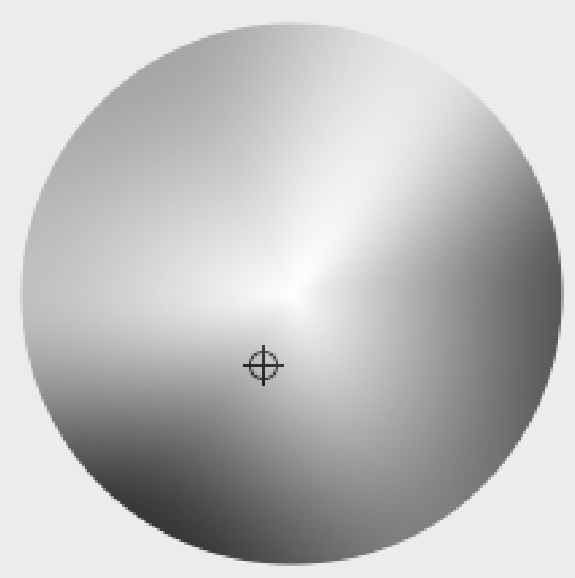
#> input picture assignment4/hw4_1_1_isocontour.png, 575 x 578 px
$ jupyter execute '1_等高线.ipynb'   (older library calls are emulated)
#> lines starting #> are read from the running program, lines starting #| are printed output that depends on the picture; after the words box and inside, x2 and y2 are one past the last pixel; in counts of white or black regions, pixels touching at a corner belong together
[cell 1]
import numpy as np
import matplotlib.pyplot as plt
from PIL import Image
from scipy.misc import imread, imshow
from pylab import *

import copy

[cell 2]
file_path_1 =  "hw4_1_1_isocontour.png"
file_path_2 =  "hw4_1_2_isocontour.jpg"

[cell 3]
def isocontour(file_path, number):
    # 读入图片,转换成灰度图格式,再转化为数组格式
#> called with file_path = 'hw4_1_1_isocontour.png', number = 200
    image = np.array(Image.open(file_path).convert("L")).astype(np.uint8)
    x, y = image.shape
#> x = 578; y = 575

    # !!!Notice:"=" 不起作用，因为只会赋值地址，所以用copy
    image_new_array = copy.deepcopy(image)

    for i in range(x):
        for j in range(y):
            # 将等高线用黑色线画出
            if image[i, j] == number:
                image_new_array[i, j] = 0
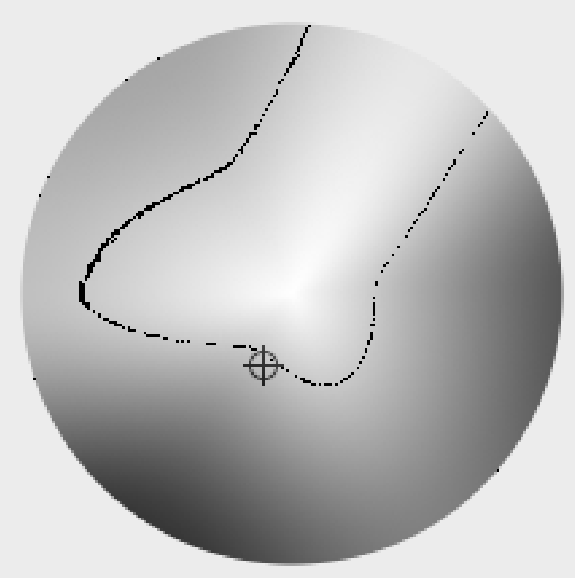
#> image_new_array: shape (578, 575); min 0, max 254, mean 191.3

    #作图
    plt.figure(figsize=(10, 10))

    plt.subplot(2, 1, 1)
    plt.title('origin image')
    plt.imshow(image, cmap="gray")

    plt.subplot(2, 1, 2)
    plt.title('isocontour ' + str(number))
    plt.imshow(image_new_array, cmap="gray")
    #存储
    plt.savefig('1_isocontour.png')
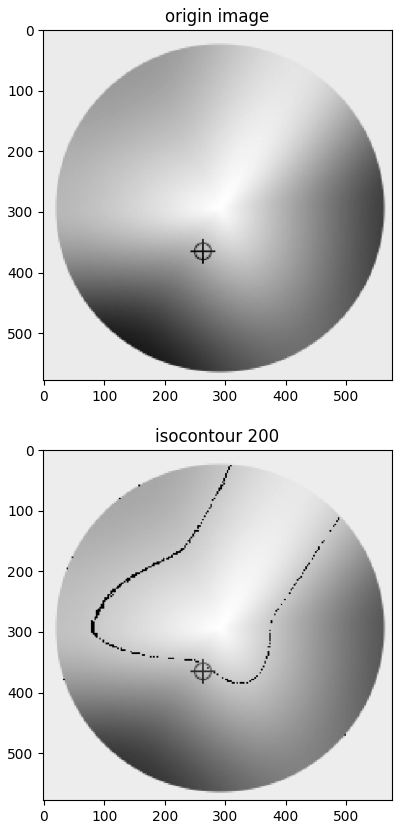
#> figure drawn by matplotlib, 2 panels

[cell 4]
#给定灰度值，画出一条等值线
isocontour(file_path_1, 200)

[cell 5]
#给定灰度值，画出一条等值线
isocontour(file_path_2, 150)
#> call 2 of isocontour, with file_path = 'hw4_1_2_isocontour.jpg', number = 150
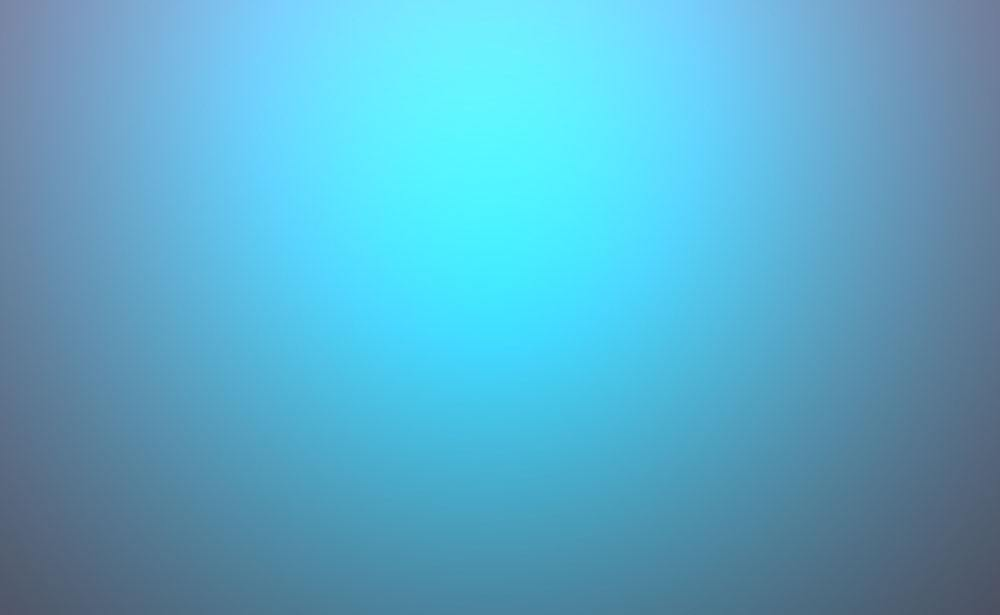
#> input picture assignment4/hw4_1_2_isocontour.jpg, 1000 x 615 px
#> in isocontour (call 2), `image = np.array(Image.open(file_path).convert("L")).astype(np.uint8)`:
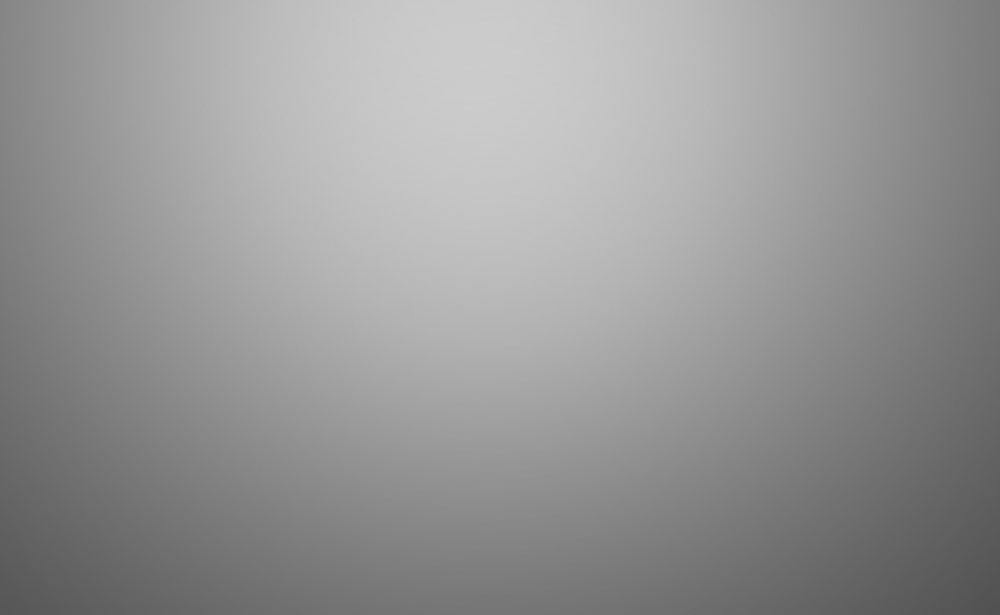
#> image: shape (615, 1000); min 81, max 205, mean 150.1
#> after the loop in isocontour (call 2), `for i in range(x):`:
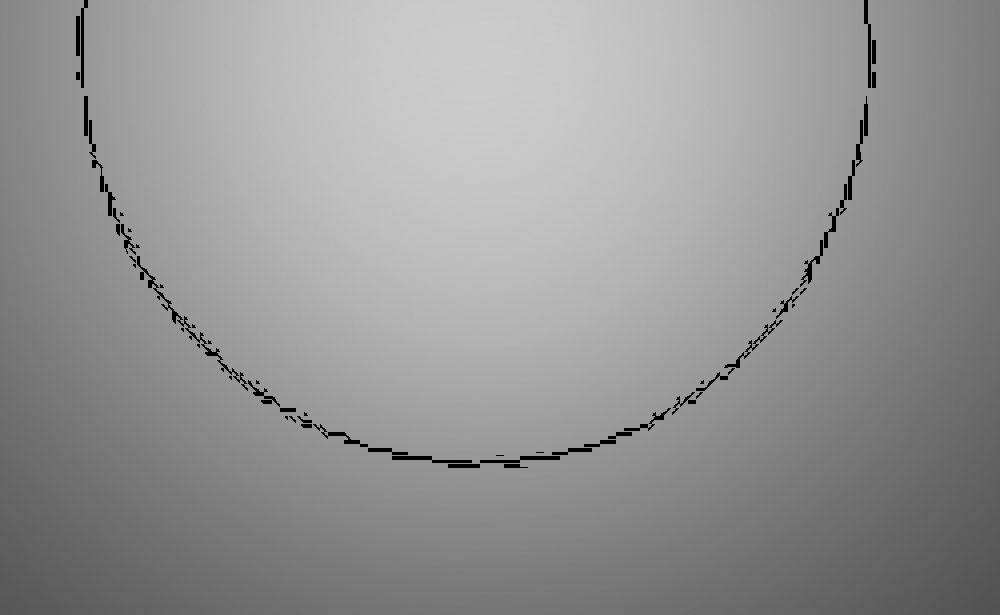
#> image_new_array: shape (615, 1000); 1% of pixels changed, all inside (x1, y1, x2, y2) = (76, 0, 876, 468)
